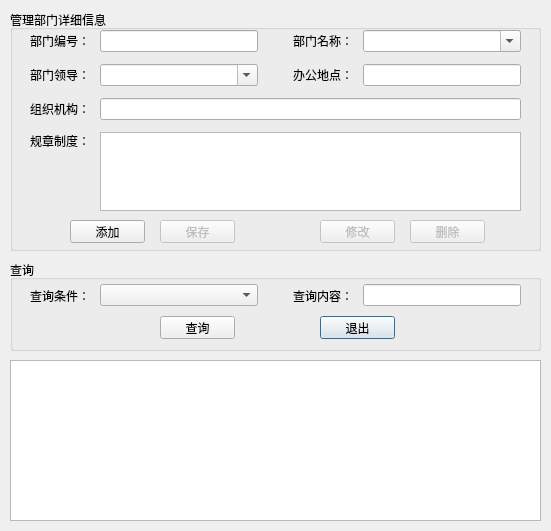
<?xml version="1.0" encoding="UTF-8"?>
<ui version="4.0">
 <class>SectionDialog</class>
 <widget class="QDialog" name="SectionDialog">
  <property name="geometry">
   <rect>
    <x>0</x>
    <y>0</y>
    <width>551</width>
    <height>531</height>
   </rect>
  </property>
  <property name="minimumSize">
   <size>
    <width>551</width>
    <height>531</height>
   </size>
  </property>
  <property name="maximumSize">
   <size>
    <width>551</width>
    <height>531</height>
   </size>
  </property>
  <property name="windowTitle">
   <string>管理部门</string>
  </property>
  <widget class="QGroupBox" name="box_info">
   <property name="geometry">
    <rect>
     <x>10</x>
     <y>10</y>
     <width>531</width>
     <height>241</height>
    </rect>
   </property>
   <property name="title">
    <string>管理部门详细信息</string>
   </property>
   <widget class="QWidget" name="verticalLayoutWidget">
    <property name="geometry">
     <rect>
      <x>10</x>
      <y>15</y>
      <width>511</width>
      <height>191</height>
     </rect>
    </property>
    <layout class="QVBoxLayout" name="verticalLayout">
     <property name="spacing">
      <number>12</number>
     </property>
     <property name="leftMargin">
      <number>10</number>
     </property>
     <property name="topMargin">
      <number>5</number>
     </property>
     <property name="rightMargin">
      <number>10</number>
     </property>
     <property name="bottomMargin">
      <number>5</number>
     </property>
     <item>
      <layout class="QHBoxLayout" name="horizontalLayout_3" stretch="0,0">
       <property name="spacing">
        <number>35</number>
       </property>
       <item>
        <layout class="QHBoxLayout" name="horizontalLayout" stretch="1,3">
         <property name="spacing">
          <number>10</number>
         </property>
         <item>
          <widget class="QLabel" name="label_code">
           <property name="text">
            <string>部门编号：</string>
           </property>
           <property name="alignment">
            <set>Qt::AlignRight|Qt::AlignTrailing|Qt::AlignVCenter</set>
           </property>
          </widget>
         </item>
         <item>
          <widget class="QLineEdit" name="edit_code">
           <property name="maxLength">
            <number>20</number>
           </property>
          </widget>
         </item>
        </layout>
       </item>
       <item>
        <layout class="QHBoxLayout" name="horizontalLayout_2" stretch="1,3">
         <property name="spacing">
          <number>10</number>
         </property>
         <item>
          <widget class="QLabel" name="label_name">
           <property name="text">
            <string>部门名称：</string>
           </property>
           <property name="alignment">
            <set>Qt::AlignRight|Qt::AlignTrailing|Qt::AlignVCenter</set>
           </property>
          </widget>
         </item>
         <item>
          <widget class="QComboBox" name="combo_name">
           <property name="editable">
            <bool>true</bool>
           </property>
          </widget>
         </item>
        </layout>
       </item>
      </layout>
     </item>
     <item>
      <layout class="QHBoxLayout" name="horizontalLayout_4" stretch="0,0">
       <property name="spacing">
        <number>35</number>
       </property>
       <item>
        <layout class="QHBoxLayout" name="horizontalLayout_6" stretch="1,3">
         <property name="spacing">
          <number>10</number>
         </property>
         <item>
          <widget class="QLabel" name="label_leader">
           <property name="text">
            <string>部门领导：</string>
           </property>
           <property name="alignment">
            <set>Qt::AlignRight|Qt::AlignTrailing|Qt::AlignVCenter</set>
           </property>
          </widget>
         </item>
         <item>
          <widget class="QComboBox" name="combo_leader">
           <property name="editable">
            <bool>true</bool>
           </property>
          </widget>
         </item>
        </layout>
       </item>
       <item>
        <layout class="QHBoxLayout" name="horizontalLayout_5" stretch="1,3">
         <property name="spacing">
          <number>10</number>
         </property>
         <item>
          <widget class="QLabel" name="label_location">
           <property name="text">
            <string>办公地点：</string>
           </property>
           <property name="alignment">
            <set>Qt::AlignRight|Qt::AlignTrailing|Qt::AlignVCenter</set>
           </property>
          </widget>
         </item>
         <item>
          <widget class="QLineEdit" name="edit_location">
           <property name="maxLength">
            <number>100</number>
           </property>
          </widget>
         </item>
        </layout>
       </item>
      </layout>
     </item>
     <item>
      <layout class="QHBoxLayout" name="horizontalLayout_9" stretch="0,0">
       <property name="spacing">
        <number>10</number>
       </property>
       <item>
        <widget class="QLabel" name="label_setting">
         <property name="text">
          <string>组织机构：</string>
         </property>
         <property name="alignment">
          <set>Qt::AlignRight|Qt::AlignTrailing|Qt::AlignVCenter</set>
         </property>
        </widget>
       </item>
       <item>
        <widget class="QLineEdit" name="edit_setting">
         <property name="maxLength">
          <number>255</number>
         </property>
        </widget>
       </item>
      </layout>
     </item>
     <item>
      <layout class="QHBoxLayout" name="horizontalLayout_10" stretch="0,0">
       <property name="spacing">
        <number>10</number>
       </property>
       <item>
        <widget class="QLabel" name="label_rule">
         <property name="maximumSize">
          <size>
           <width>16777215</width>
           <height>16777215</height>
          </size>
         </property>
         <property name="text">
          <string>规章制度：</string>
         </property>
         <property name="alignment">
          <set>Qt::AlignRight|Qt::AlignTop|Qt::AlignTrailing</set>
         </property>
        </widget>
       </item>
       <item>
        <widget class="QPlainTextEdit" name="edit_rule">
         <property name="maximumSize">
          <size>
           <width>16777215</width>
           <height>16777215</height>
          </size>
         </property>
         <property name="baseSize">
          <size>
           <width>0</width>
           <height>0</height>
          </size>
         </property>
        </widget>
       </item>
      </layout>
     </item>
    </layout>
   </widget>
   <widget class="QPushButton" name="btn_add">
    <property name="geometry">
     <rect>
      <x>60</x>
      <y>210</y>
      <width>75</width>
      <height>23</height>
     </rect>
    </property>
    <property name="text">
     <string>添加</string>
    </property>
   </widget>
   <widget class="QPushButton" name="btn_save">
    <property name="enabled">
     <bool>false</bool>
    </property>
    <property name="geometry">
     <rect>
      <x>150</x>
      <y>210</y>
      <width>75</width>
      <height>23</height>
     </rect>
    </property>
    <property name="text">
     <string>保存</string>
    </property>
   </widget>
   <widget class="QPushButton" name="btn_update">
    <property name="enabled">
     <bool>false</bool>
    </property>
    <property name="geometry">
     <rect>
      <x>310</x>
      <y>210</y>
      <width>75</width>
      <height>23</height>
     </rect>
    </property>
    <property name="text">
     <string>修改</string>
    </property>
   </widget>
   <widget class="QPushButton" name="btn_delete">
    <property name="enabled">
     <bool>false</bool>
    </property>
    <property name="geometry">
     <rect>
      <x>400</x>
      <y>210</y>
      <width>75</width>
      <height>23</height>
     </rect>
    </property>
    <property name="text">
     <string>删除</string>
    </property>
   </widget>
  </widget>
  <widget class="QGroupBox" name="box_select">
   <property name="geometry">
    <rect>
     <x>10</x>
     <y>260</y>
     <width>531</width>
     <height>91</height>
    </rect>
   </property>
   <property name="title">
    <string>查询</string>
   </property>
   <widget class="QWidget" name="horizontalLayoutWidget_5">
    <property name="geometry">
     <rect>
      <x>20</x>
      <y>20</y>
      <width>491</width>
      <height>31</height>
     </rect>
    </property>
    <layout class="QHBoxLayout" name="horizontalLayout_7" stretch="0,0">
     <property name="spacing">
      <number>35</number>
     </property>
     <item>
      <layout class="QHBoxLayout" name="horizontalLayout_11" stretch="1,3">
       <property name="spacing">
        <number>10</number>
       </property>
       <item>
        <widget class="QLabel" name="label_condition">
         <property name="text">
          <string>查询条件：</string>
         </property>
         <property name="alignment">
          <set>Qt::AlignRight|Qt::AlignTrailing|Qt::AlignVCenter</set>
         </property>
        </widget>
       </item>
       <item>
        <widget class="QComboBox" name="combo_condition">
         <property name="editable">
          <bool>false</bool>
         </property>
        </widget>
       </item>
      </layout>
     </item>
     <item>
      <layout class="QHBoxLayout" name="horizontalLayout_8" stretch="1,3">
       <property name="spacing">
        <number>10</number>
       </property>
       <item>
        <widget class="QLabel" name="label_content">
         <property name="text">
          <string>查询内容：</string>
         </property>
         <property name="alignment">
          <set>Qt::AlignRight|Qt::AlignTrailing|Qt::AlignVCenter</set>
         </property>
        </widget>
       </item>
       <item>
        <widget class="QLineEdit" name="edit_content">
         <property name="maxLength">
          <number>255</number>
         </property>
        </widget>
       </item>
      </layout>
     </item>
    </layout>
   </widget>
   <widget class="QPushButton" name="btn_select">
    <property name="geometry">
     <rect>
      <x>150</x>
      <y>56</y>
      <width>75</width>
      <height>23</height>
     </rect>
    </property>
    <property name="text">
     <string>查询</string>
    </property>
   </widget>
   <widget class="QPushButton" name="btn_quit">
    <property name="geometry">
     <rect>
      <x>310</x>
      <y>56</y>
      <width>75</width>
      <height>23</height>
     </rect>
    </property>
    <property name="text">
     <string>退出</string>
    </property>
    <property name="default">
     <bool>true</bool>
    </property>
   </widget>
  </widget>
  <widget class="QTableView" name="list_section">
   <property name="geometry">
    <rect>
     <x>10</x>
     <y>360</y>
     <width>531</width>
     <height>161</height>
    </rect>
   </property>
   <property name="editTriggers">
    <set>QAbstractItemView::NoEditTriggers</set>
   </property>
   <property name="selectionMode">
    <enum>QAbstractItemView::SingleSelection</enum>
   </property>
   <property name="selectionBehavior">
    <enum>QAbstractItemView::SelectRows</enum>
   </property>
   <attribute name="horizontalHeaderStretchLastSection">
    <bool>true</bool>
   </attribute>
   <attribute name="verticalHeaderDefaultSectionSize">
    <number>25</number>
   </attribute>
   <attribute name="verticalHeaderMinimumSectionSize">
    <number>15</number>
   </attribute>
  </widget>
 </widget>
 <resources/>
 <connections>
  <connection>
   <sender>btn_quit</sender>
   <signal>clicked()</signal>
   <receiver>SectionDialog</receiver>
   <slot>close()</slot>
   <hints>
    <hint type="sourcelabel">
     <x>357</x>
     <y>327</y>
    </hint>
    <hint type="destinationlabel">
     <x>275</x>
     <y>265</y>
    </hint>
   </hints>
  </connection>
 </connections>
</ui>
